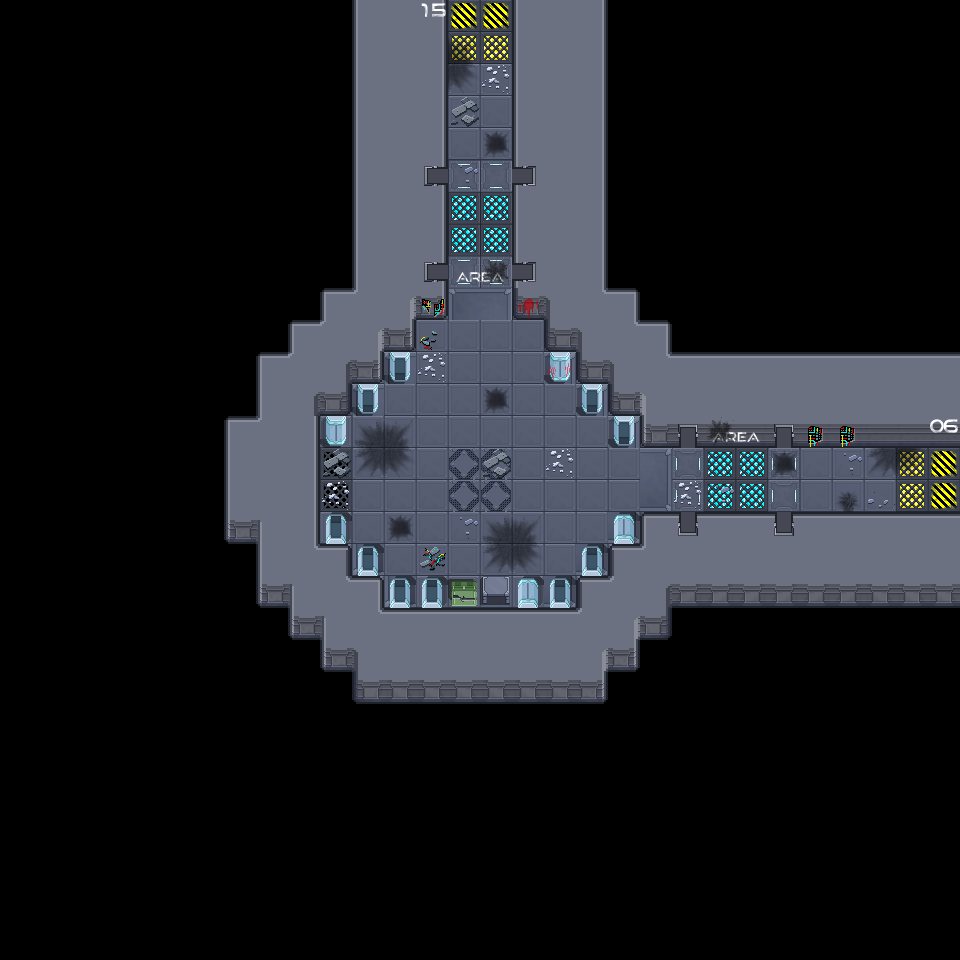

The image is a tile-based game level rendered from a .tmx file. Its description and source (layers, tilesets, objects; grid data summarised) follow:
An orthogonal 30x30 tile map with 32x32 px tiles, 4 tile layers (Sol, Collisions, items-no-collisions-1, items-no-collisions-2), 1 hidden layer not drawn, 3 tilesets.

<map version="1.9" tiledversion="1.9.2" orientation="orthogonal" renderorder="right-down" width="30" height="30" tilewidth="32" tileheight="32" infinite="0" nextlayerid="15" nextobjectid="1">
 <tileset firstgid="1" source="Map.tsx" />
 <tileset firstgid="161" source="items_01.tsx" />
 <tileset firstgid="369" source="items_02.tsx" />
 <layer id="8" name="Milieu" width="30" height="30" visible="0" locked="1">
  <data>[900 cells, 116 non-empty, 2 distinct tile ids]</data>
 </layer>
 <layer id="9" name="Sol" width="30" height="30">
  <data>[900 cells, 304 non-empty, 13 distinct tile ids]</data>
 </layer>
 <layer id="10" name="Collisions" width="30" height="30">
  <data>[900 cells, 206 non-empty, 20 distinct tile ids]</data>
 </layer>
 <layer id="11" name="items-no-collisions-1" width="30" height="30">
  <data>[900 cells, 53 non-empty, 23 distinct tile ids]</data>
 </layer>
 <layer id="12" name="items-no-collisions-2" width="30" height="30">
  <data>[900 cells, 4 non-empty, 3 distinct tile ids]</data>
 </layer>
</map>
